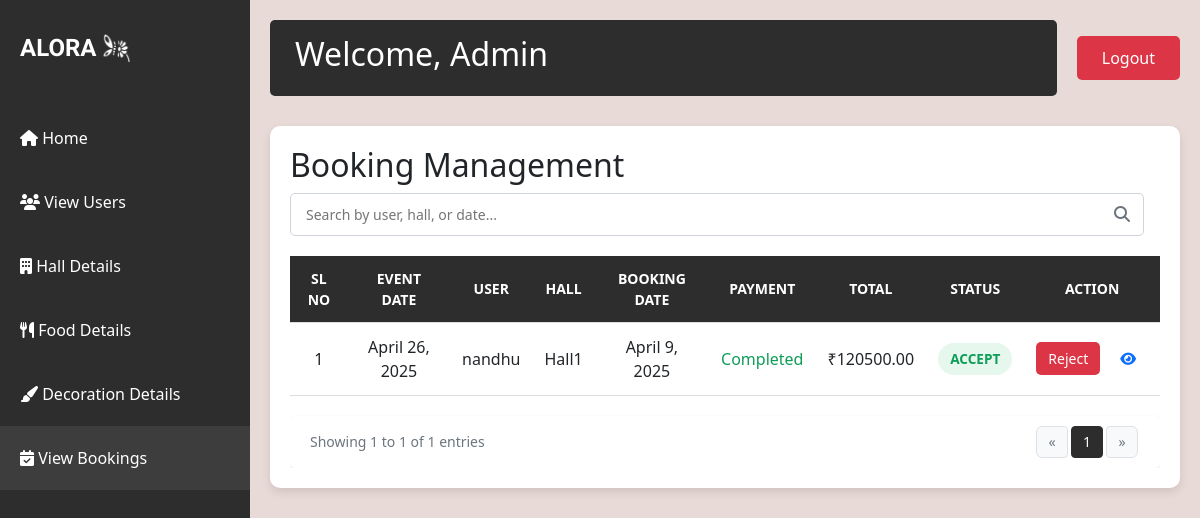
Screenshot of /admin_view_booking with the database file from the repository.
### aloraapp/models.py (models this page shows)
class Bookings(models.Model):
    event_date=models.DateField(null=True)
    event_status=models.CharField(max_length=100,null=True,default='Pending')
    user_id=models.ForeignKey(User,on_delete=models.CASCADE)
    hall_id=models.ForeignKey(Halls,on_delete=models.CASCADE)
    booking_date=models.DateField(auto_now_add=True)
    payment_status=models.CharField(max_length=100,default="Pending")
    photography=models.CharField(max_length=100,null=True,blank=True)
    food=models.ForeignKey(Food,on_delete=models.SET_NULL, null=True, blank=True)
    food_value=models.BooleanField(null=True,blank=True)
    no_of_persons=models.IntegerField(null=True,blank=True)
    decoration=models.ForeignKey(Decoration,on_delete=models.SET_NULL, null=True, blank=True)
    decoration_value=models.BooleanField(null=True,blank=True)
    photography_cost=models.DecimalField(max_digits=10,decimal_places=2)
    total_payment=models.DecimalField(max_digits=10,decimal_places=2)

class Halls(models.Model):
    hall_name=models.CharField(max_length=100)
    location=models.CharField(max_length=200)
    capacity=models.IntegerField()
    price_per_day=models.DecimalField(max_digits=10,decimal_places=2)
    photo_url=models.FileField()
    hall_description=models.TextField(null=True,blank=True)

### aloraapp/views.py (the view)
# urls.py: path('admin_view_booking',views.admin_view_booking,name='admin_view_booking'),
def admin_view_booking(request):
    book=Bookings.objects.all()
    return render(request,'admin_booking.html',{'data':book})

### template/admin_booking.html (shortened to what this page needs)
<!DOCTYPE html>
<html lang="en">
<head>
    {% load static %}
    <link href="https://cdn.jsdelivr.net/npm/bootstrap@5.3.0/dist/css/bootstrap.min.css" rel="stylesheet">
    <link rel="stylesheet" href="https://cdnjs.cloudflare.com/ajax/libs/font-awesome/6.4.0/css/all.min.css">
</head>
<body>
    <div class="sidebar">
        <div class="logo-container">
            <div class="logo">ALORA</div>
            <img src="{% static 'aloral.png' %}" alt="Light Bulb" class="logo-image">
        </div>
        <nav class="nav flex-column">
            <a class="nav-link" href="{% url 'admin' %}">
                <i class="fas fa-home"></i> Home
            </a>
            <a class="nav-link" href="{% url 'viewusers' %}">
                <i class="fas fa-users"></i> View Users
            </a>
            <a class="nav-link" href="{% url 'halldetails' %}">
                <i class="fas fa-building"></i> Hall Details
            </a>
            <a class="nav-link" href="{% url 'fooddetails' %}">
                <i class="fas fa-utensils"></i> Food Details
            </a>
            <a class="nav-link" href="{% url 'decorationdetails' %}">
                <i class="fas fa-paint-brush"></i> Decoration Details
            </a>
            <a class="nav-link active" href="{% url 'admin_view_booking' %}">
                <i class="fas fa-calendar-check"></i> View Bookings
            </a>
        </nav>
    </div>
    <div class="main-content">
        <div class="top-nav">
            <div class="welcome-section">
                <h2>Welcome, Admin</h2>
            </div>
            <a href="{% url 'logout' %}" class="logout-btn">Logout</a>
        </div>
        <div class="booking-container">
            <h2>Booking Management</h2>
            <div class="search-container">
                <input type="text" id="searchInput" class="search-box" placeholder="Search by user, hall, or date...">
                <i class="fas fa-search search-icon"></i>
            </div>
            <div style="overflow-x: auto;">
                {% if data %}
                    <table class="booking-table" id="bookingsTable">
                        <thead>
                            <tr>
                                <th>Sl No</th>
                                <th>Event Date</th>
                                <th>User</th>
                                <th>Hall</th>
                                <th>Booking Date</th>
                                <th>Payment</th>
                                <th>Total</th>
                                <th>Status</th>
                                <th>Action</th>
                            </tr>
                        </thead>
                        <tbody>
                            {% for x in data %}
                            <tr class="booking-row">
                                <td>{{ forloop.counter }}</td>
                                <td>{{ x.event_date }}</td>
                                <td>{{ x.user_id.username }}</td>
                                <td>{{ x.hall_id.hall_name }}</td>
                                <td>{{ x.booking_date }}</td>
                                <td class="payment-status {% if x.payment_status == 'Completed' %}payment-completed{% else %}payment-pending{% endif %}">
                                    {{ x.payment_status }}
                                </td>
                                <td>₹{{ x.total_payment }}</td>
                                <td>
                                    <span class="status-badge
                                        {% if x.event_status == 'Accept' %}status-accept
                                        {% elif x.event_status == 'Pending' %}status-pending
                                        {% elif x.event_status == 'Reject' %}status-rejected
                                        {% else %}status-completed{% endif %}">
                                        {{ x.event_status }}
                                    </span>
                                </td>
                                <td>
                                    <form action="{% url 'acceptrejectbooking' id=x.id %}" method="post" class="action-form">
                                        <div class="action-buttons">
                                            {% if x.event_status == 'Pending' %}
                                                <button type="submit" name="Status" value="Accept" class="action-btn accept-btn">Accept</button>
                                                <button type="submit" name="Status" value="Reject" class="action-btn reject-btn">Reject</button>
                                            {% elif x.event_status == 'Accept' %}
                                                <button type="submit" name="Status" value="Reject" class="action-btn reject-btn">Reject</button>
                                            {% else %}
                                                <button type="submit" name="Status" value="Accept" class="action-btn accept-btn">Accept</button>
                                            {% endif %}
                                            <a href="{% url 'booking_detail' x.id %}" class="btn-view action-btn" title="View Booking">
                                                <i class="fas fa-eye"></i>
                                            </a>
                                        </div>
                                    </form>
                                </td>
                            </tr>
                            {% endfor %}
                        </tbody>
                    </table>
                    <div class="pagination-controls">
                        <div class="d-flex justify-content-between align-items-center flex-wrap">
                            <div class="showing-entries mb-2 mb-md-0">
                                Showing <span id="start-entry">1</span> to <span id="end-entry">{{ data|length }}</span> of <span id="total-entries">{{ data|length }}</span> entries
                            </div>
                            <nav aria-label="Booking table pagination">
                                <ul class="pagination" id="pagination">
                                    <li class="page-item disabled" id="prev-page-li">
                                        <a class="page-link" href="#" id="prev-page" aria-label="Previous">
                                            <span aria-hidden="true">&laquo;</span>
                                        </a>
                                    </li>
                                    <li class="page-item" id="next-page-li">
                                        <a class="page-link" href="#" id="next-page" aria-label="Next">
                                            <span aria-hidden="true">&raquo;</span>
                                        </a>
                                    </li>
                                </ul>
                            </nav>
                        </div>
                    </div>
                {% else %}
                    <p class="no-results">No bookings found.</p>
                {% endif %}
            </div>
        </div>
    </div>
</body>
</html>

### template/admin_booking.html (style rules this page uses)
body { background-color: #e8dad6; min-height: 100vh; }
.sidebar { background-color: #2d2d2d; color: white; min-height: 100vh; padding-top: 20px; position: fixed; width: 250px; }
.logo-container { display: flex; align-items: center; justify-content: flex-start; padding: 10px 20px; margin-bottom: 30px; }
.logo { font-family: 'Irish Grover'; font-size: 24px; font-weight: bold; }
.logo-image { width: 30px; height: 30px; margin-left: 5px; }
.nav-link { color: #ffffff; padding: 20px 20px; transition: all 0.3s; font-size: 16px; }
.nav-link.active { background-color: #3d3d3d; }
.main-content { margin-left: 250px; padding: 20px; }
.top-nav { display: flex; justify-content: space-between; align-items: center; margin-bottom: 30px; }
.welcome-section { background-color: #2d2d2d; color: white; padding: 15px 25px; border-radius: 5px; flex-grow: 1; margin-right: 20px; }
.logout-btn { background-color: #dc3545; color: white; border: none; padding: 10px 25px; border-radius: 5px; text-decoration: none; transition: background-color 0.3s; }
.booking-container { background-color: white; border-radius: 10px; box-shadow: 0 4px 10px rgba(0, 0, 0, 0.1); padding: 20px; margin-top: 20px; }
.search-container { margin-bottom: 20px; display: flex; align-items: center; }
.search-box { flex-grow: 1; padding: 10px 15px; border: 1px solid #ced4da; border-radius: 5px; font-size: 14px; transition: border-color 0.15s ease-in-out; }
.search-icon { position: relative; right: 30px; color: #6c757d; }
.booking-table { width: 100%; border-collapse: collapse; }
.booking-table th, .booking-table td { padding: 12px; text-align: center; border-bottom: 1px solid #ddd; }
.booking-table th { background-color: #2d2d2d; color: white; text-transform: uppercase; font-size: 14px; }
.status-badge { padding: 6px 12px; border-radius: 50px; font-size: 0.85rem; font-weight: bold; text-transform: uppercase; display: inline-block; }
.status-accept { background-color: #e6f7ee; color: #0f9d58; }
.action-buttons { display: flex; gap: 8px; justify-content: center; }
.action-btn { padding: 6px 12px; border: none; border-radius: 5px; cursor: pointer; transition: all 0.3s; font-size: 14px; font-weight: 500; }
.reject-btn { background-color: #dc3545; color: white; }
.payment-status { font-weight: 500; }
.payment-completed { color: #0f9d58; }
.pagination-controls { background-color: white; padding: 10px 20px; border-radius: 5px; box-shadow: 0 1px 3px rgba(0,0,0,0.1); margin-top: 20px; }
.showing-entries { color: #6c757d; font-size: 14px; }
.pagination { display: flex; list-style: none; padding: 0; margin: 0; }
.pagination li { margin: 0 2px; }
.pagination a, .pagination .page-link { display: flex; align-items: center; justify-content: center; min-width: 32px; height: 32px; padding: 0 6px; border-radius: 4px; background-color: #f8f9fa; border: 1px solid #dee2e6; color: #2d2d2d; text-decoration: none; transition: all 0.2s; font-size: 14px; }
.pagination .disabled a, .pagination .disabled .page-link { color: #6c757d; pointer-events: none; background-color: #f8f9fa; border-color: #dee2e6; }

### rows the page displays
Bookings: event_date "April 26, 2025", user_id.username "nandhu", hall_id.hall_name "Hall1", booking_date "April 9, 2025", payment_status "Completed", total_payment "120500.00", event_status "ACCEPT", shows "Reject"

### other values shown
{{ data|length }} "1"
